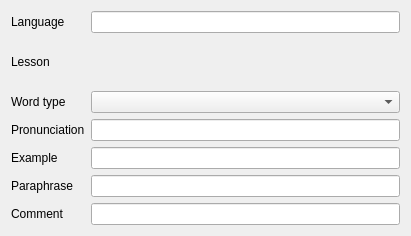
<ui version="4.0" >
 <class>SummaryWordWidget</class>
 <widget class="QWidget" name="SummaryWordWidget" >
  <property name="geometry" >
   <rect>
    <x>0</x>
    <y>0</y>
    <width>411</width>
    <height>236</height>
   </rect>
  </property>
  <layout class="QGridLayout" name="gridLayout" >
   <item row="0" column="0" >
    <widget class="QLabel" name="languageLabel" >
     <property name="text" >
      <string>Language</string>
     </property>
     <property name="buddy" >
      <cstring>wordEntry</cstring>
     </property>
    </widget>
   </item>
   <item row="0" column="2" >
    <widget class="QLineEdit" name="wordEntry" />
   </item>
   <item row="1" column="0" >
    <widget class="QLabel" name="label" >
     <property name="text" >
      <string>Lesson</string>
     </property>
    </widget>
   </item>
   <item row="2" column="0" >
    <widget class="QLabel" name="label_2" >
     <property name="text" >
      <string>Word type</string>
     </property>
     <property name="buddy" >
      <cstring>wordTypeComboBox</cstring>
     </property>
    </widget>
   </item>
   <item row="3" column="0" >
    <widget class="QLabel" name="label_3" >
     <property name="text" >
      <string>Pronunciation</string>
     </property>
     <property name="buddy" >
      <cstring>pronunciationEntry</cstring>
     </property>
    </widget>
   </item>
   <item row="3" column="2" >
    <widget class="QLineEdit" name="pronunciationEntry" />
   </item>
   <item row="4" column="0" >
    <widget class="QLabel" name="label_4" >
     <property name="text" >
      <string>Example</string>
     </property>
     <property name="buddy" >
      <cstring>exampleEntry</cstring>
     </property>
    </widget>
   </item>
   <item row="4" column="2" >
    <widget class="QLineEdit" name="exampleEntry" />
   </item>
   <item row="5" column="0" >
    <widget class="QLabel" name="label_5" >
     <property name="text" >
      <string>Paraphrase</string>
     </property>
     <property name="buddy" >
      <cstring>paraphraseEntry</cstring>
     </property>
    </widget>
   </item>
   <item row="5" column="2" >
    <widget class="QLineEdit" name="paraphraseEntry" />
   </item>
   <item row="6" column="0" >
    <widget class="QLabel" name="label_6" >
     <property name="text" >
      <string>Comment</string>
     </property>
     <property name="buddy" >
      <cstring>commentEntry</cstring>
     </property>
    </widget>
   </item>
   <item row="6" column="2" >
    <widget class="QLineEdit" name="commentEntry" />
   </item>
   <item row="2" column="2" >
    <widget class="KComboBox" name="wordTypeComboBox" />
   </item>
   <item row="1" column="2" >
    <widget class="QLabel" name="lessonLabel" >
     <property name="text" >
      <string/>
     </property>
    </widget>
   </item>
  </layout>
 </widget>
 <customwidgets>
  <customwidget>
   <class>KComboBox</class>
   <extends>QComboBox</extends>
   <header>kcombobox.h</header>
  </customwidget>
 </customwidgets>
 <resources/>
 <connections/>
</ui>
